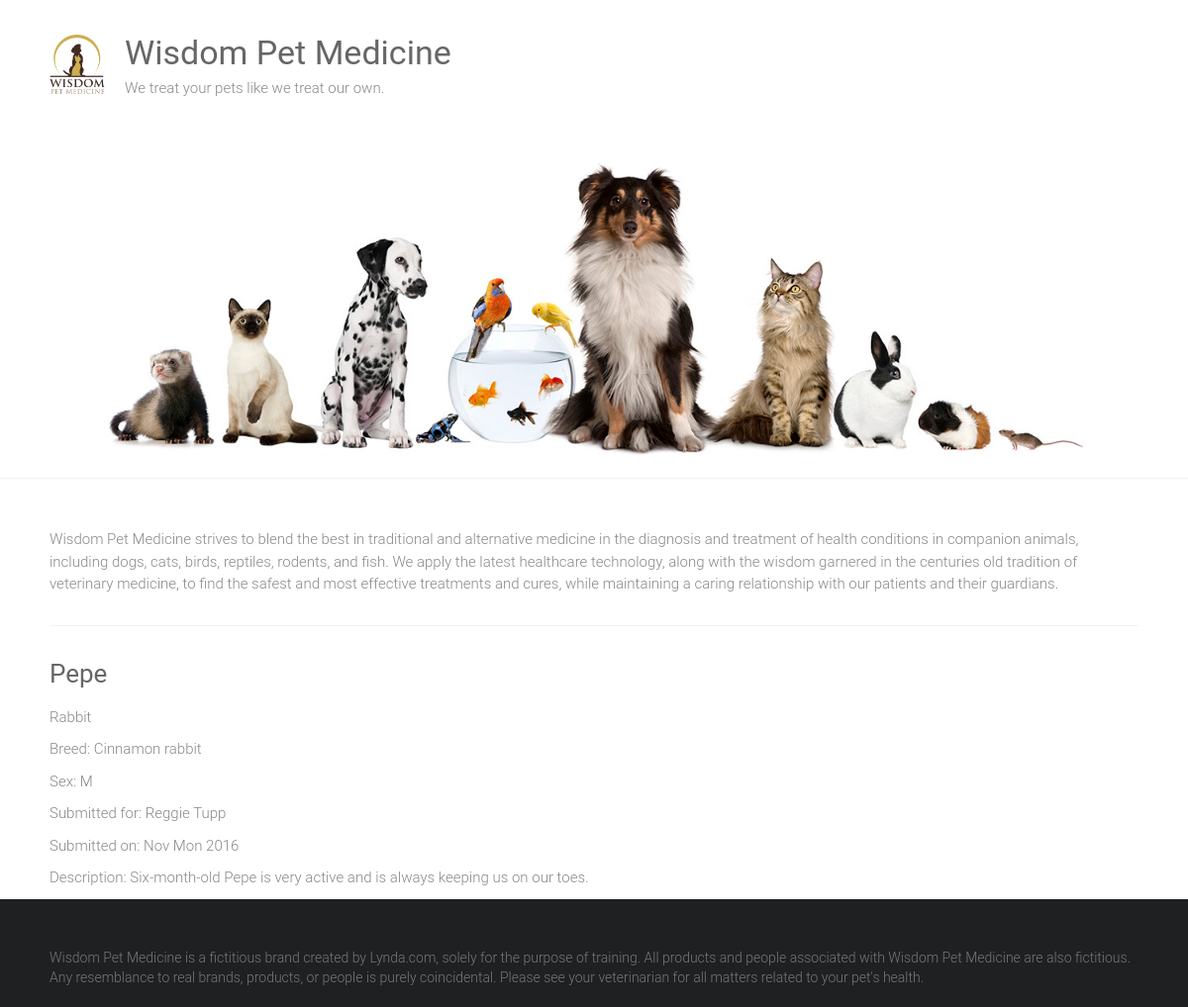
Page /adoptions/1/ on the committed database.
### adoptions/models.py (models this page shows)
class Pet(models.Model):
    SEX_CHOICES = [('M','Male'), ('F', 'Female')]
    name = models.CharField(max_length = 100)
    submitter = models.CharField(max_length = 100)
    species = models.CharField(max_length = 30)
    breed = models.CharField(max_length = 30, blank=True)
    description = models.TextField()
    sex = models.CharField(max_length =1,choices = SEX_CHOICES,blank=True)
    submission_date = models.DateTimeField()
    age = models.IntegerField(null=True)
    vaccinations = models.ManyToManyField('Vaccine', blank=True)

### adoptions/views.py (the view)
# urls.py: path('adoptions/<int:pet_id>/',views.pet_detail, name='pet_detail')
def pet_detail(request,pet_id):
    try:
        pet = Pet.objects.get(id=pet_id)
    except Pet.DoesNotExist:
        raise Http404('Page not Found')
    return render(request,'pet_detail.html',{
                  'pet':pet
                  })

### adoptions/templates/pet_detail.html (shortened to what this page needs)
{% extends 'base.html' %}
{% block content %}
<div>
    <h3>{{pet.name}}</h3>
    <p>{{pet.species}}</p>
    {% if pet.breed %}
    <p>Breed: {{pet.breed}}</p>
    {% endif %}
    {% if pet.sex %}
    <p>Sex: {{pet.sex}}</p>
    {% endif %}
    <p>Submitted for: {{pet.submitter}}</p>
    <p>Submitted on: {{pet.submission_date|date:"M D Y"}}</p>
    <p>Description: {{pet.description}}</p>
</div>
{% endblock %}

### static/style.css (style rules this page uses)
html, body, div, span, applet, object, iframe, h1, h2, h3, h4, h5, h6, p, blockquote, pre, a, abbr, acronym, address, big, cite, code, del, dfn, em, font, ins, kbd, q, s, samp, small, strike, strong, sub, sup, tt, var, dl, dt, dd, ol, ul, li, fieldset, form, label, legend, table, caption, tbody, tfoot, thead, tr, th, td { border: 0; font: inherit; font-size: 100%; font-style: inherit; font-weight: inherit; margin: 0; outline: 0; padding: 0; vertical-align: baseline; }
html { overflow-y: scroll; -webkit-text-size-adjust: 100%; -ms-text-size-adjust: 100%; }
h1, h2, h3, h4, h5, h6 { color: #666666; line-height: 1.4; padding-bottom: 15px; font-weight: normal; }
h3 { font-size: 26px; }
body, button, input, select, textarea { color: #888888; font-size: 15px; line-height: 1.5; font-family: 'Roboto', sans-serif; font-weight: 300; }
p { color: #888888; font-size: 15px; line-height: 1.5; margin-bottom: 15px; font-weight: 300; }
body { background: #f2f2f2; }
body { padding-top: 30px; padding-bottom: 30px; }
body.wide { padding-top: 0; padding-bottom: 0; }
.single-page p { margin-bottom: 10px; }

### rows in the picture
Pet: name "Pepe", species "Rabbit", breed "Cinnamon rabbit", sex "M", submitter "Reggie Tupp", submission_date "Nov Mon 2016", description "Six-month-old Pepe is very active and is always keeping us on our toes."
